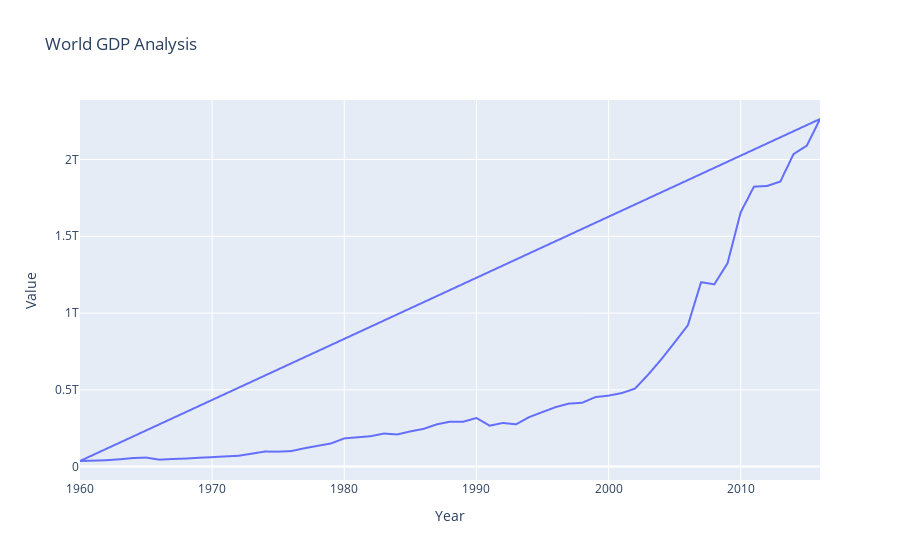

The cell this chart's notebook holds for it:
### Code cell
fig

### Figure 1 — Plotly figure (JSON) as saved in the notebook; plotly's stock layout.template omitted (floating-point values rounded to 4 significant figures; data arrays with more than 128 entries replaced by an {"elided": "..."} marker saying what was removed)
{"data": [{"hovertemplate": "Year=%{x}<br>Value=%{y}<extra></extra>", "legendgroup": "", "line": {"color": "#636efa", "dash": "solid"}, "marker": {"symbol": "circle"}, "mode": "lines", "name": "", "showlegend": false, "type": "scattergl", "x": {"elided": "14592 int values"}, "xaxis": "x", "y": {"elided": "14592 float values"}, "yaxis": "y"}], "layout": {"autosize": true, "legend": {"tracegroupgap": 0}, "title": {"text": "World GDP Analysis"}, "xaxis": {"anchor": "y", "autorange": true, "domain": [0, 1], "range": [1960, 2016], "title": {"text": "Year"}, "type": "linear"}, "yaxis": {"anchor": "x", "autorange": true, "domain": [0, 1], "range": [-87200000000.0, 2388000000000.0], "title": {"text": "Value"}, "type": "linear"}}}
